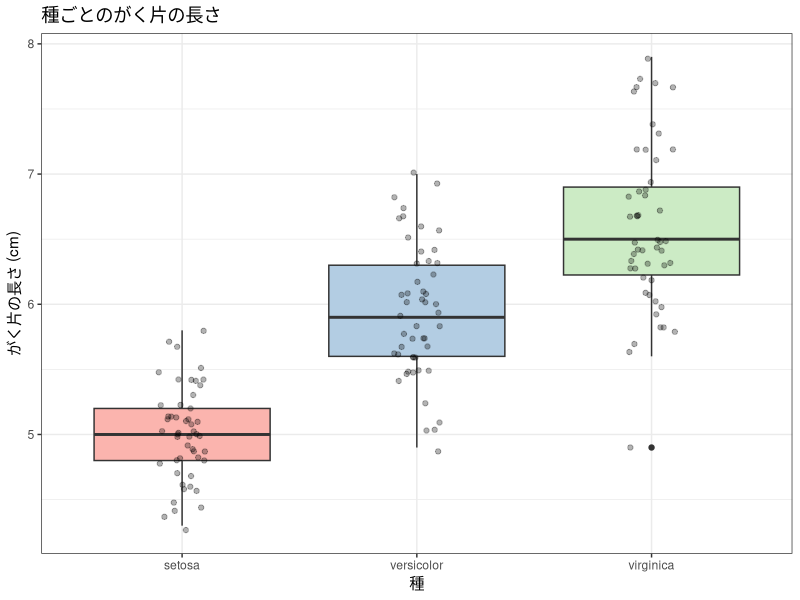
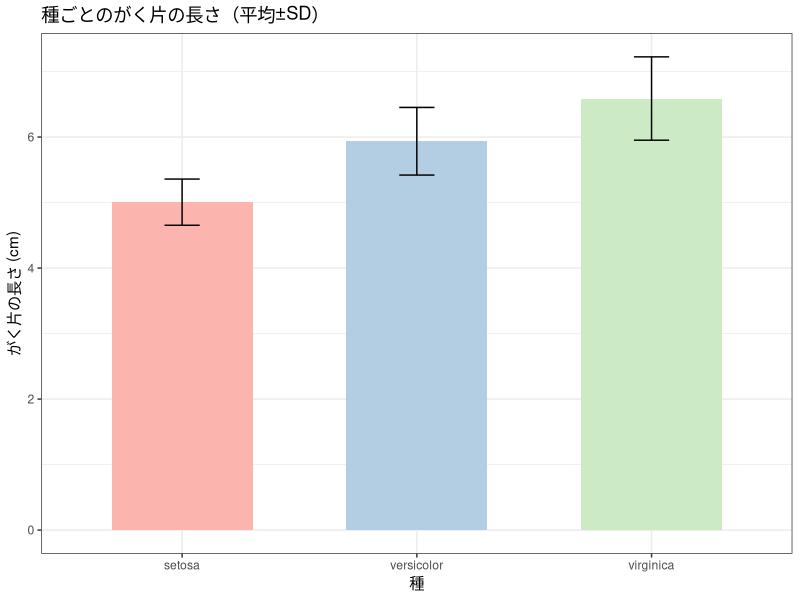

The R source for these figures, in order:
## ---- chunk 1
knitr::opts_chunk$set(echo = TRUE, warning = FALSE, message = FALSE,
                      fig.width = 7, fig.height = 4)
library(tidyverse)
## ---- chunk 2
# データの確認
iris |>
  group_by(Species) |>
  summarise(
    n    = n(),
    mean = mean(Sepal.Length),
    sd   = sd(Sepal.Length)
  )
## ---- chunk 3
# 箱ひげ図で確認
ggplot(iris, aes(x = Species, y = Sepal.Length, fill = Species)) +
  geom_boxplot() +
  geom_jitter(width = 0.1, alpha = 0.3) +
  scale_fill_brewer(palette = "Pastel1") +
  labs(title = "種ごとのがく片の長さ",
       x = "種", y = "がく片の長さ (cm)") +
  theme_bw() +
  theme(legend.position = "none")
## ---- chunk 4
# 一元配置分散分析
result_anova <- aov(Sepal.Length ~ Species, data = iris)
summary(result_anova)
## ---- chunk 5
# Bartlett検定（等分散性の確認）
bartlett.test(Sepal.Length ~ Species, data = iris)
## ---- chunk 6
# Welch の ANOVA（等分散を仮定しない）
oneway.test(Sepal.Length ~ Species, data = iris)
## ---- chunk 7
# 手動でη²を計算
ss_between <- 63.21
ss_total   <- 63.21 + 38.96
eta_sq     <- ss_between / ss_total
round(eta_sq, 3)
## ---- chunk 8
iris_summary <- iris |>
  group_by(Species) |>
  summarise(
    mean = mean(Sepal.Length),
    sd   = sd(Sepal.Length),
    n    = n()
  )

ggplot(iris_summary, aes(x = Species, y = mean, fill = Species)) +
  geom_col(width = 0.6) +
  geom_errorbar(aes(ymin = mean - sd, ymax = mean + sd), width = 0.15) +
  scale_fill_brewer(palette = "Pastel1") +
  labs(title = "種ごとのがく片の長さ（平均±SD）",
       x = "種", y = "がく片の長さ (cm)") +
  theme_bw() +
  theme(legend.position = "none")
